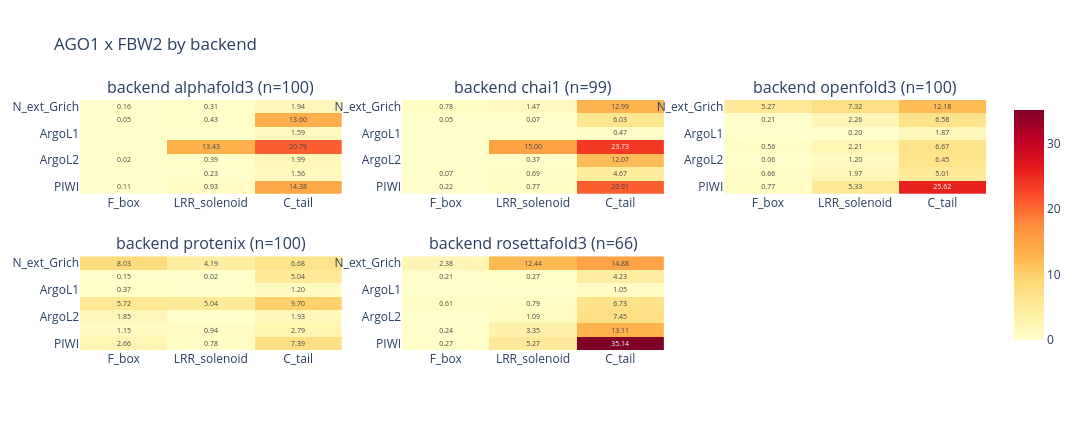

Notebook code cell kept with this figure:
### Markdown cell above
## Per-backend breakdown

Cross-architecture agreement check: do the six ABCfold backends place the
same domain–domain contacts? One panel per couple, one heatmap per surviving
backend, shared colour scale.

### Code cell
backends = sorted(df["backend"].dropna().unique())
backend_n_models = df.groupby("backend")["fname"].nunique()
print(f"{len(backends)} backend(s): " + ", ".join(f'{b} (n={backend_n_models[b]})' for b in backends))
panel_by("backend", backends, backend_n_models, "backend", "per_backend")

### Figure 1 — Plotly figure (JSON) as saved in the notebook; plotly's stock layout.template omitted (floating-point values rounded to 4 significant figures)
{"data": [{"colorscale": [[0.0, "rgb(255,255,204)"], [0.125, "rgb(255,237,160)"], [0.25, "rgb(254,217,118)"], [0.375, "rgb(254,178,76)"], [0.5, "rgb(253,141,60)"], [0.625, "rgb(252,78,42)"], [0.75, "rgb(227,26,28)"], [0.875, "rgb(189,0,38)"], [1.0, "rgb(128,0,38)"]], "hovertemplate": "backend alphafold3<br>%{y} / %{x}<br>%{z:.3f}/model<extra></extra>", "showscale": false, "text": [["0.16", "0.31", "1.94"], ["0.05", "0.43", "13.60"], ["", "", "1.59"], ["", "13.43", "20.79"], ["0.02", "0.39", "1.99"], ["", "0.23", "1.56"], ["0.11", "0.93", "14.38"]], "textfont": {"size": 7}, "texttemplate": "%{text}", "type": "heatmap", "x": ["F_box", "LRR_solenoid", "C_tail"], "xaxis": "x", "y": ["N_ext_Grich", "ArgoN", "ArgoL1", "PAZ", "ArgoL2", "MID", "PIWI"], "yaxis": "y", "z": [[0.16, 0.31, 1.94], [0.05, 0.43, 13.6], [0.0, 0.0, 1.59], [0.0, 13.43, 20.79], [0.02, 0.39, 1.99], [0.0, 0.23, 1.56], [0.11, 0.93, 14.38]], "zmax": 35.14, "zmin": 0}, {"colorscale": [[0.0, "rgb(255,255,204)"], [0.125, "rgb(255,237,160)"], [0.25, "rgb(254,217,118)"], [0.375, "rgb(254,178,76)"], [0.5, "rgb(253,141,60)"], [0.625, "rgb(252,78,42)"], [0.75, "rgb(227,26,28)"], [0.875, "rgb(189,0,38)"], [1.0, "rgb(128,0,38)"]], "hovertemplate": "backend chai1<br>%{y} / %{x}<br>%{z:.3f}/model<extra></extra>", "showscale": false, "text": [["0.78", "1.47", "12.99"], ["0.05", "0.07", "6.03"], ["", "", "0.47"], ["", "15.00", "23.73"], ["", "0.37", "12.07"], ["0.07", "0.69", "4.67"], ["0.22", "0.77", "20.91"]], "textfont": {"size": 7}, "texttemplate": "%{text}", "type": "heatmap", "x": ["F_box", "LRR_solenoid", "C_tail"], "xaxis": "x2", "y": ["N_ext_Grich", "ArgoN", "ArgoL1", "PAZ", "ArgoL2", "MID", "PIWI"], "yaxis": "y2", "z": [[0.7778, 1.475, 12.99], [0.05051, 0.07071, 6.03], [0.0, 0.0, 0.4747], [0.0, 15.0, 23.73], [0.0, 0.3737, 12.07], [0.07071, 0.6869, 4.667], [0.2222, 0.7677, 20.91]], "zmax": 35.14, "zmin": 0}, {"colorscale": [[0.0, "rgb(255,255,204)"], [0.125, "rgb(255,237,160)"], [0.25, "rgb(254,217,118)"], [0.375, "rgb(254,178,76)"], [0.5, "rgb(253,141,60)"], [0.625, "rgb(252,78,42)"], [0.75, "rgb(227,26,28)"], [0.875, "rgb(189,0,38)"], [1.0, "rgb(128,0,38)"]], "hovertemplate": "backend openfold3<br>%{y} / %{x}<br>%{z:.3f}/model<extra></extra>", "showscale": false, "text": [["5.27", "7.32", "12.18"], ["0.21", "2.26", "6.58"], ["", "0.20", "1.87"], ["0.56", "2.21", "6.67"], ["0.06", "1.20", "6.45"], ["0.66", "1.97", "5.01"], ["0.77", "5.33", "25.62"]], "textfont": {"size": 7}, "texttemplate": "%{text}", "type": "heatmap", "x": ["F_box", "LRR_solenoid", "C_tail"], "xaxis": "x3", "y": ["N_ext_Grich", "ArgoN", "ArgoL1", "PAZ", "ArgoL2", "MID", "PIWI"], "yaxis": "y3", "z": [[5.27, 7.32, 12.18], [0.21, 2.26, 6.58], [0.0, 0.2, 1.87], [0.56, 2.21, 6.67], [0.06, 1.2, 6.45], [0.66, 1.97, 5.01], [0.77, 5.33, 25.62]], "zmax": 35.14, "zmin": 0}, {"colorscale": [[0.0, "rgb(255,255,204)"], [0.125, "rgb(255,237,160)"], [0.25, "rgb(254,217,118)"], [0.375, "rgb(254,178,76)"], [0.5, "rgb(253,141,60)"], [0.625, "rgb(252,78,42)"], [0.75, "rgb(227,26,28)"], [0.875, "rgb(189,0,38)"], [1.0, "rgb(128,0,38)"]], "hovertemplate": "backend protenix<br>%{y} / %{x}<br>%{z:.3f}/model<extra></extra>", "showscale": false, "text": [["8.03", "4.19", "6.68"], ["0.15", "0.02", "5.04"], ["0.37", "", "1.20"], ["5.72", "5.04", "9.70"], ["1.85", "", "1.93"], ["1.15", "0.94", "2.79"], ["2.66", "0.78", "7.39"]], "textfont": {"size": 7}, "texttemplate": "%{text}", "type": "heatmap", "x": ["F_box", "LRR_solenoid", "C_tail"], "xaxis": "x4", "y": ["N_ext_Grich", "ArgoN", "ArgoL1", "PAZ", "ArgoL2", "MID", "PIWI"], "yaxis": "y4", "z": [[8.03, 4.19, 6.68], [0.15, 0.02, 5.04], [0.37, 0.0, 1.2], [5.72, 5.04, 9.7], [1.85, 0.0, 1.93], [1.15, 0.94, 2.79], [2.66, 0.78, 7.39]], "zmax": 35.14, "zmin": 0}, {"colorscale": [[0.0, "rgb(255,255,204)"], [0.125, "rgb(255,237,160)"], [0.25, "rgb(254,217,118)"], [0.375, "rgb(254,178,76)"], [0.5, "rgb(253,141,60)"], [0.625, "rgb(252,78,42)"], [0.75, "rgb(227,26,28)"], [0.875, "rgb(189,0,38)"], [1.0, "rgb(128,0,38)"]], "hovertemplate": "backend rosettafold3<br>%{y} / %{x}<br>%{z:.3f}/model<extra></extra>", "showscale": true, "text": [["2.38", "12.44", "14.88"], ["0.21", "0.27", "4.23"], ["", "", "1.05"], ["0.61", "0.79", "6.73"], ["", "1.09", "7.45"], ["0.24", "3.35", "13.11"], ["0.27", "5.27", "35.14"]], "textfont": {"size": 7}, "texttemplate": "%{text}", "type": "heatmap", "x": ["F_box", "LRR_solenoid", "C_tail"], "xaxis": "x5", "y": ["N_ext_Grich", "ArgoN", "ArgoL1", "PAZ", "ArgoL2", "MID", "PIWI"], "yaxis": "y5", "z": [[2.379, 12.44, 14.88], [0.2121, 0.2727, 4.227], [0.0, 0.0, 1.045], [0.6061, 0.7879, 6.727], [0.0, 1.091, 7.455], [0.2424, 3.348, 13.11], [0.2727, 5.273, 35.14]], "zmax": 35.14, "zmin": 0}], "layout": {"annotations": [{"font": {"size": 16}, "showarrow": false, "text": "backend alphafold3 (n=100)", "x": 0.1444, "xanchor": "center", "xref": "paper", "y": 1.0, "yanchor": "bottom", "yref": "paper"}, {"font": {"size": 16}, "showarrow": false, "text": "backend chai1 (n=99)", "x": 0.5, "xanchor": "center", "xref": "paper", "y": 1.0, "yanchor": "bottom", "yref": "paper"}, {"font": {"size": 16}, "showarrow": false, "text": "backend openfold3 (n=100)", "x": 0.8556, "xanchor": "center", "xref": "paper", "y": 1.0, "yanchor": "bottom", "yref": "paper"}, {"font": {"size": 16}, "showarrow": false, "text": "backend protenix (n=100)", "x": 0.1444, "xanchor": "center", "xref": "paper", "y": 0.375, "yanchor": "bottom", "yref": "paper"}, {"font": {"size": 16}, "showarrow": false, "text": "backend rosettafold3 (n=66)", "x": 0.5, "xanchor": "center", "xref": "paper", "y": 0.375, "yanchor": "bottom", "yref": "paper"}], "height": 430, "title": {"text": "AGO1 x FBW2 by backend"}, "width": 1080, "xaxis": {"anchor": "y", "domain": [0.0, 0.2889]}, "xaxis2": {"anchor": "y2", "domain": [0.3556, 0.6444]}, "xaxis3": {"anchor": "y3", "domain": [0.7111, 1.0]}, "xaxis4": {"anchor": "y4", "domain": [0.0, 0.2889]}, "xaxis5": {"anchor": "y5", "domain": [0.3556, 0.6444]}, "xaxis6": {"anchor": "y6", "domain": [0.7111, 1.0]}, "yaxis": {"anchor": "x", "autorange": "reversed", "domain": [0.625, 1.0]}, "yaxis2": {"anchor": "x2", "autorange": "reversed", "domain": [0.625, 1.0]}, "yaxis3": {"anchor": "x3", "autorange": "reversed", "domain": [0.625, 1.0]}, "yaxis4": {"anchor": "x4", "autorange": "reversed", "domain": [0.0, 0.375]}, "yaxis5": {"anchor": "x5", "autorange": "reversed", "domain": [0.0, 0.375]}, "yaxis6": {"anchor": "x6", "autorange": "reversed", "domain": [0.0, 0.375]}}}
